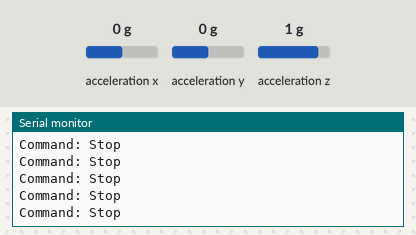
Bench run of a sketch on a simulated Arduino Uno, built with avr-gcc and run on an emulated ATmega328P. On the bench: the last lines printed to the serial monitor. The test bench sets the inputs (shaded band); at power-on: acceleration x 0 g, acceleration y 0 g, acceleration z 1 g.

Above: at 1.2 s.
1.3 s: acceleration x set to -1.4 g
At 1.35 s:
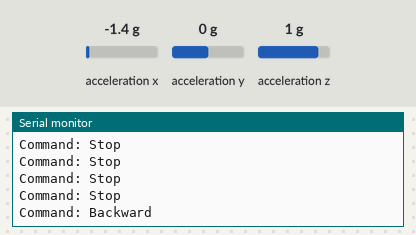
3.2 s: acceleration x set to 0.8 g
At 3.3 s:
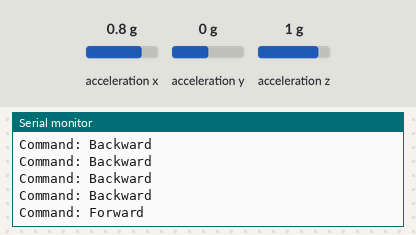

The sketch:

Glove_Transmitter.ino
```cpp
#include <Wire.h>
#include <Adafruit_Sensor.h>
#include <Adafruit_ADXL345_U.h>
#include <SoftwareSerial.h>

// SoftwareSerial setup: RX = Pin 2, TX = Pin 3
SoftwareSerial BT(2, 3);

// Hardware ID initialization
Adafruit_ADXL345_Unified accel = Adafruit_ADXL345_Unified(12345);

void setup() {
  Serial.begin(9600);
  BT.begin(9600);

  Serial.println("Initializing Gesture Remote...");

  if(!accel.begin()) {
    Serial.println("Error: ADXL345 not detected! Check I2C wiring (A4/A5).");
    while(1);
  }

  // 2G mode provides maximum resolution for hand tilts
  accel.setRange(ADXL345_RANGE_2_G);
  Serial.println("Remote Online and Broadcasting...");
}

void loop() {
  sensors_event_t event;
  accel.getEvent(&event);

  float x = event.acceleration.x;
  float y = event.acceleration.y;

  /* TILT LOGIC:
     Forward / Backward -> Evaluated on X-axis
     Left / Right       -> Evaluated on Y-axis
  */

  if (x > 3.5) {
    BT.print('F');
    Serial.println("Command: Forward");
  }
  else if (x < -3.5) {
    BT.print('B');
    Serial.println("Command: Backward");
  }
  else if (y > 3.5) {
    BT.print('L');
    Serial.println("Command: Left");
  }
  else if (y < -3.5) {
    BT.print('R');
    Serial.println("Command: Right");
  }
  else {
    BT.print('S');
    Serial.println("Command: Stop");
  }

  delay(100); // 100ms sample rate for smooth real-time response
}
```

Measured:
- after the input at 1.3 s, the serial monitor: prints a new line after 0.05 s (image 1)
- after the input at 3.2 s, the serial monitor: prints a new line after 0.09 s (image 2)
